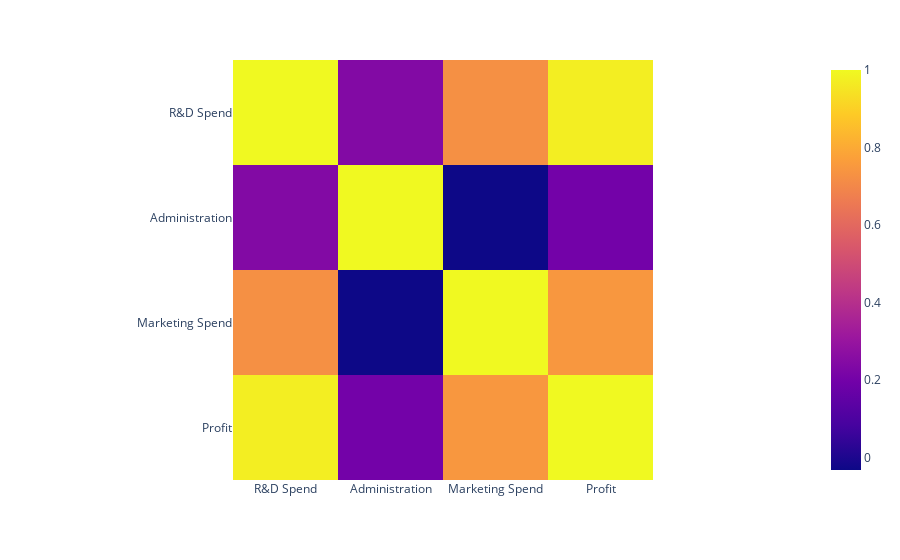

Notebook code for this chart:
### Code cell
# Heatmap to visualize Correlation b/w variables
px.imshow(df_numeric)

### Figure 1 — Plotly figure (JSON) as saved in the notebook; plotly's stock layout.template omitted (floating-point values rounded to 4 significant figures)
{"data": [{"coloraxis": "coloraxis", "name": "0", "x": ["R&D Spend", "Administration", "Marketing Spend", "Profit"], "y": ["R&D Spend", "Administration", "Marketing Spend", "Profit"], "z": [[1, 0.242, 0.7242, 0.9729], [0.242, 1, -0.03215, 0.2007], [0.7242, -0.03215, 1, 0.7478], [0.9729, 0.2007, 0.7478, 1]], "type": "heatmap", "xaxis": "x", "yaxis": "y", "hovertemplate": "x: %{x}<br>y: %{y}<br>color: %{z}<extra></extra>"}], "layout": {"xaxis": {"anchor": "y", "domain": [0, 1], "scaleanchor": "y", "constrain": "domain"}, "yaxis": {"anchor": "x", "domain": [0, 1], "autorange": "reversed", "constrain": "domain"}, "coloraxis": {"colorscale": [[0, "#0d0887"], [0.1111, "#46039f"], [0.2222, "#7201a8"], [0.3333, "#9c179e"], [0.4444, "#bd3786"], [0.5556, "#d8576b"], [0.6667, "#ed7953"], [0.7778, "#fb9f3a"], [0.8889, "#fdca26"], [1, "#f0f921"]]}, "margin": {"t": 60}}}
